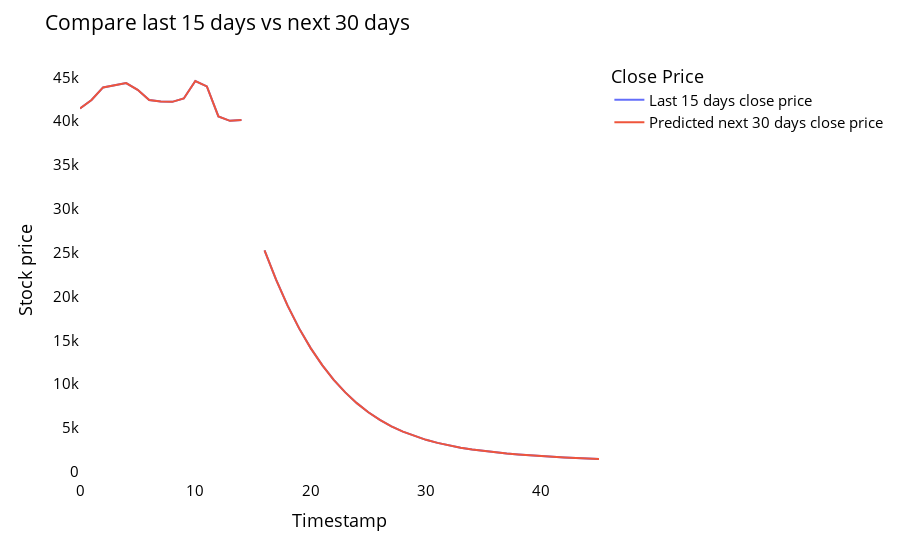

The notebook cell saved with this chart:
### Code cell
temp_mat = np.empty((len(last_days)+pred_days+1,1))
temp_mat[:] = np.nan
temp_mat = temp_mat.reshape(1,-1).tolist()[0]

last_original_days_value = temp_mat
next_predicted_days_value = temp_mat

last_original_days_value[0:time_step+1] = scaler.inverse_transform(closedf[len(closedf)-time_step:]).reshape(1,-1).tolist()[0]
next_predicted_days_value[time_step+1:] = scaler.inverse_transform(np.array(lst_output).reshape(-1,1)).reshape(1,-1).tolist()[0]

new_pred_plot = pd.DataFrame({
    'last_original_days_value':last_original_days_value,
    'next_predicted_days_value':next_predicted_days_value
})

names = cycle(['Last 15 days close price','Predicted next 30 days close price'])

fig = px.line(new_pred_plot,x=new_pred_plot.index, y=[new_pred_plot['last_original_days_value'],
                                                      new_pred_plot['next_predicted_days_value']],
              labels={'value': 'Stock price','index': 'Timestamp'})
fig.update_layout(title_text='Compare last 15 days vs next 30 days',
                  plot_bgcolor='white', font_size=15, font_color='black',legend_title_text='Close Price')

fig.for_each_trace(lambda t:  t.update(name = next(names)))
fig.update_xaxes(showgrid=False)
fig.update_yaxes(showgrid=False)
fig.show()

### Figure 1 — Plotly figure (JSON) as saved in the notebook; plotly's stock layout.template omitted (floating-point values rounded to 4 significant figures)
{"data": [{"hovertemplate": "variable=last_original_days_value<br>Timestamp=%{x}<br>Stock price=%{y}<extra></extra>", "legendgroup": "last_original_days_value", "line": {"color": "#636efa", "dash": "solid"}, "marker": {"symbol": "circle"}, "mode": "lines", "name": "Last 15 days close price", "orientation": "v", "showlegend": true, "type": "scatter", "x": [0, 1, 2, 3, 4, 5, 6, 7, 8, 9, 10, 11, 12, 13, 14, 15, 16, 17, 18, 19, 20, 21, 22, 23, 24, 25, 26, 27, 28, 29, 30, 31, 32, 33, 34, 35, 36, 37, 38, 39, 40, 41, 42, 43, 44, 45], "xaxis": "x", "y": [41440.0, 42410.0, 43840.0, 44120.0, 44340.0, 43570.0, 42410.0, 42240.0, 42200.0, 42590.0, 44580.0, 43960.0, 40540.0, 40030.0, 40130.0, null, 25250.0, 21910.0, 18940.0, 16350.0, 14100.0, 12160.0, 10480.0, 9049.0, 7825.0, 6788.0, 5914.0, 5183.0, 4571.0, 4060.0, 3638.0, 3292.0, 2993.0, 2744.0, 2538.0, 2364.0, 2216.0, 2088.0, 1976.0, 1876.0, 1788.0, 1708.0, 1635.0, 1569.0, 1508.0, 1452.0], "yaxis": "y"}, {"hovertemplate": "variable=next_predicted_days_value<br>Timestamp=%{x}<br>Stock price=%{y}<extra></extra>", "legendgroup": "next_predicted_days_value", "line": {"color": "#EF553B", "dash": "solid"}, "marker": {"symbol": "circle"}, "mode": "lines", "name": "Predicted next 30 days close price", "orientation": "v", "showlegend": true, "type": "scatter", "x": [0, 1, 2, 3, 4, 5, 6, 7, 8, 9, 10, 11, 12, 13, 14, 15, 16, 17, 18, 19, 20, 21, 22, 23, 24, 25, 26, 27, 28, 29, 30, 31, 32, 33, 34, 35, 36, 37, 38, 39, 40, 41, 42, 43, 44, 45], "xaxis": "x", "y": [41440.0, 42410.0, 43840.0, 44120.0, 44340.0, 43570.0, 42410.0, 42240.0, 42200.0, 42590.0, 44580.0, 43960.0, 40540.0, 40030.0, 40130.0, null, 25250.0, 21910.0, 18940.0, 16350.0, 14100.0, 12160.0, 10480.0, 9049.0, 7825.0, 6788.0, 5914.0, 5183.0, 4571.0, 4060.0, 3638.0, 3292.0, 2993.0, 2744.0, 2538.0, 2364.0, 2216.0, 2088.0, 1976.0, 1876.0, 1788.0, 1708.0, 1635.0, 1569.0, 1508.0, 1452.0], "yaxis": "y"}], "layout": {"font": {"color": "black", "size": 15}, "legend": {"title": {"text": "Close Price"}, "tracegroupgap": 0}, "margin": {"t": 60}, "plot_bgcolor": "white", "title": {"text": "Compare last 15 days vs next 30 days"}, "xaxis": {"anchor": "y", "domain": [0, 1], "showgrid": false, "title": {"text": "Timestamp"}}, "yaxis": {"anchor": "x", "domain": [0, 1], "showgrid": false, "title": {"text": "Stock price"}}}}
